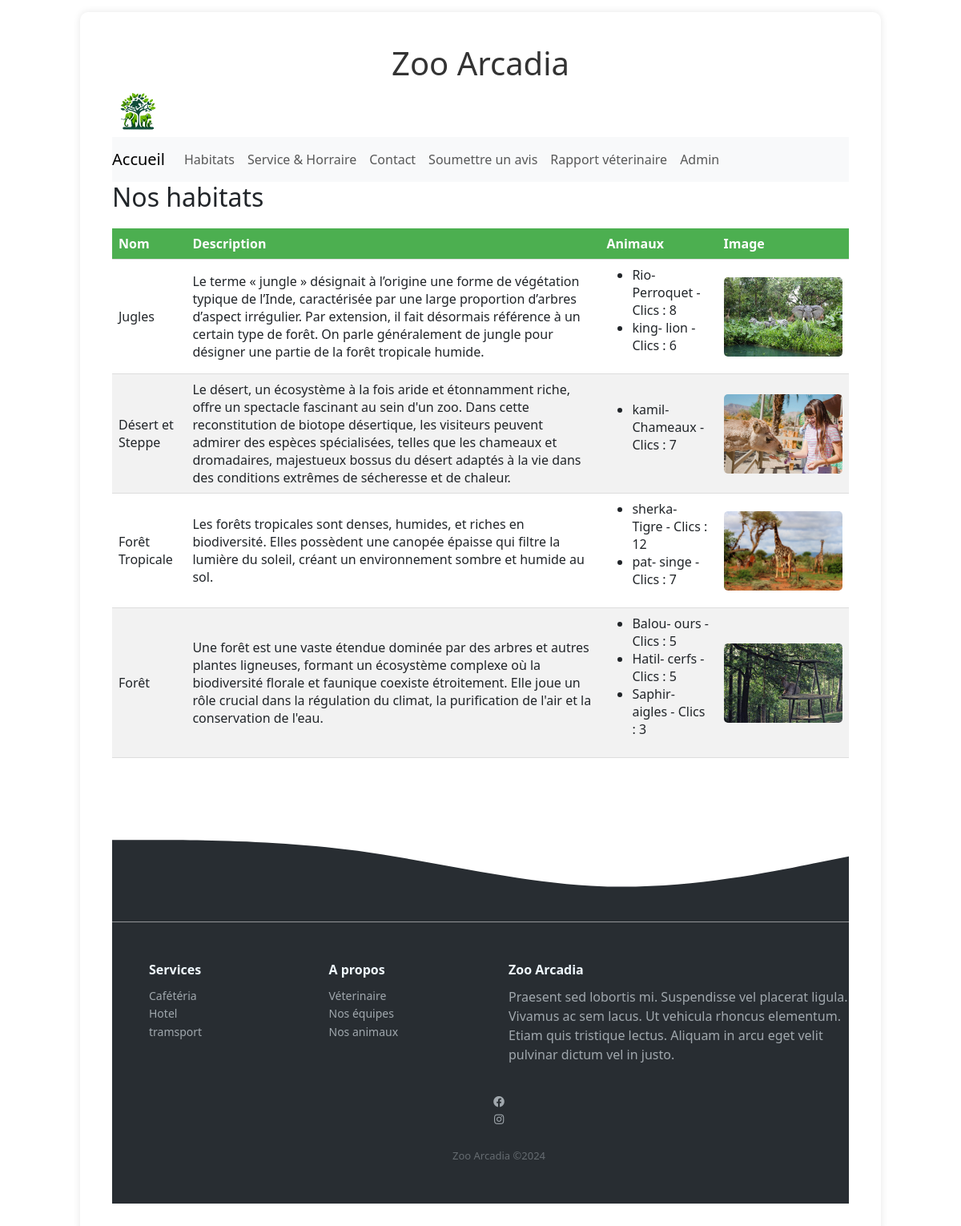
The page /habitat/ on the database as committed earlier.
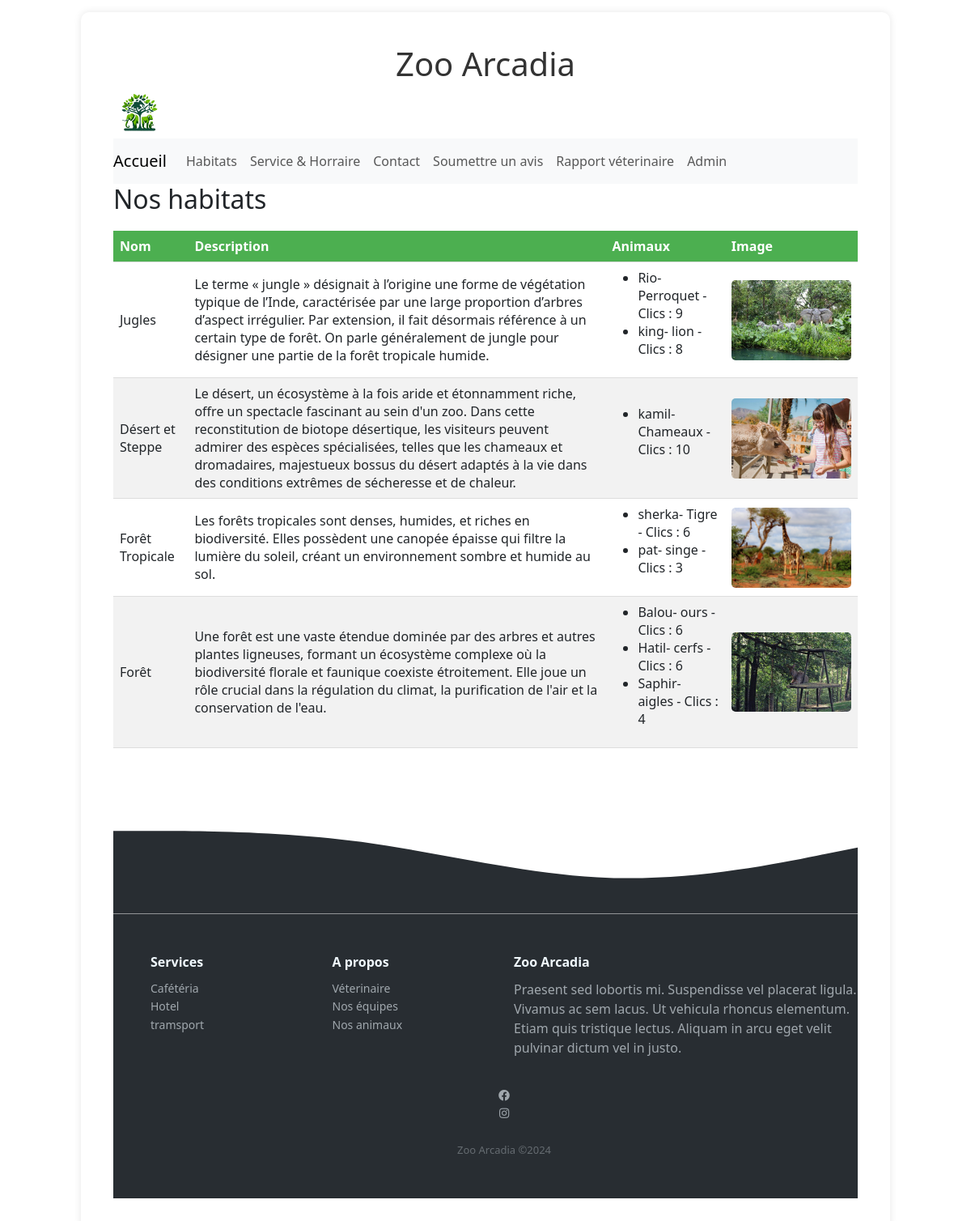
The same page on the database as committed later.
### liste/models.py (models this page shows, shortened)
class Habitat(models.Model):
    nom = models.CharField(max_length=50)
    description = models.TextField()
    commentaire_habitat = models.TextField(null=True, blank=True)

class Animal(models.Model):
    prenom = models.CharField(max_length=50)
    etat = models.CharField(max_length=50)
    habitat = models.ForeignKey(Habitat, related_name='animaux', on_delete=models.CASCADE)
    race = models.ForeignKey(Race, related_name='animaux', on_delete=models.SET_NULL, null=True, default=1)
    image = models.ImageField(upload_to='animals/', verbose_name=_("Image de l'animal"))
    clics = models.IntegerField(default=0)  # Champ pour les cliques sur l'animal

class Race(models.Model):
    label = models.CharField(max_length=50)

class Image(models.Model):
    image_data = models.ImageField(upload_to='images/')
    animal = models.ForeignKey('Animal', related_name='images', on_delete=models.CASCADE)
    habitat = models.ForeignKey('Habitat', related_name='images', on_delete=models.CASCADE, null=True, blank=True)

### liste/views.py (the view)
# urls.py: path('habitat/', views.habitat, name='habitat'),
def habitat(request):
    habitats = Habitat.objects.prefetch_related('animaux', 'images').all()# Préchargez les animaux et les images associées
    context = {'habitats': habitats}
    return render(request, 'liste/habitat.html', context)

### liste/templates/liste/habitat.html (shortened to what this page needs)
{% load static %}
<html lang="fr">
  <head>
    <link
      rel="stylesheet"
      href="https://cdnjs.cloudflare.com/ajax/libs/font-awesome/5.15.3/css/all.min.css"
    />
    <link
      href="https://cdn.jsdelivr.net/npm/bootstrap@5.3.2/dist/css/bootstrap.min.css"
      rel="stylesheet"
    />
    <link
      rel="stylesheet"
      rel="stylesheet"
      href="{% static 'liste/style.css' %}"
    />
  </head>
  <body>
    <div class="main-content">
    <div class="h1-container">
      <h1>Zoo Arcadia</h1>
    </div>
      <header>
        <a class="navbar-brand" href="/">
          <img src="{% static 'liste/images/logo.png' %}" alt="Logo Zoo Arcadia" style="height: 60px;">
      </a>
          <nav class="navbar navbar-expand-lg navbar-light bg-light">
              <a class="navbar-brand" href="/">Accueil</a>
              <div class="collapse navbar-collapse" id="navbarNav">
                <ul class="navbar-nav">
                  <li class="nav-item active">
                    <a class="nav-link" href="/habitat">Habitats <span class="sr-only">(current)</span></a>
                  </li>
                  <li class="nav-item">
                    <a class="nav-link" href="/service">Service & Horraire </a>
                  </li>
                  <li class="nav-item">
                    <a class="nav-link" href="/contact">Contact</a>
                  </li>
                <li class="nav-item">
                  <a class="nav-link" href="/submit_avis">Soumettre un avis</a>
                </li>
              <li class="nav-item">
                <a class="nav-link" href="/rapport">Rapport véterinaire</a>
              </li>
                <li class="nav-item">
                  <a class="nav-link" href="/admin">Admin</a>
                </li>
                </ul>
              </div>
            </nav>
  </head>
  <body>
    <h2>Nos habitats</h2>
<table>
    <thead>
        <tr>
            <th>Nom</th>
            <th>Description</th>
            <th>Animaux</th>
            <th>Image</th>
        </tr>
    </thead>
    <tbody>
        {% for habitat in habitats %}
        <tr>
            <td>{{ habitat.nom }}</td>
            <td>{{ habitat.description }}</td>
            <td>
                {% if habitat.animaux.exists %}
                <ul>
                    {% for animal in habitat.animaux.all %}
                    <li>
                        <span class="animal-name"onmouseover="showImage(this)"
                        onmouseout="hideImage(this)" onclick="incrementClick({{ animal.id }})">
                            {{ animal.prenom }}- {{ animal.race.label }} - Clics : <span id="clicks-count-{{ animal.id }}">{{ animal.clics }}</span>
                        </span>
                    </li>
                    {% endfor %}
                </ul>
                {% else %}
                <p>Aucun animal dans cet habitat.</p>
                {% endif %}
            </td>
            <td>
                {% if habitat.images.exists %}
                <img src="{{ habitat.images.first.image_data.url }}" alt="Image of {{ habitat.nom }}" style="width: 100%; max-width: 700px; height: auto;">
                {% else %}
                <p>Pas d'image disponible.</p>
                {% endif %}
            </td>
        </tr>
        {% endfor %}
    </tbody>
</table>
    <div class="svg-image"><svg xmlns="http://www.w3.org/2000/svg" viewBox="0 0 1440 320">
      <path fill="#282d32" fill-opacity="1" d="M0,160L80,160C160,160,320,160,480,181.3C640,203,800,245,960,250.7C1120,256,1280,224,1360,208L1440,192L1440,320L1360,320C1280,320,1120,320,960,320C800,320,640,320,480,320C320,320,160,320,80,320L0,320Z"></path>
    </svg></div>
<footer>
  <div class="footer-dark">
      <footer>
          <div class="container-media">
              <div class="row">
                  <div class="col-sm-6 col-md-3 item">
                      <h3>Services</h3>
                      <ul>
                          <li><a href="#"> Cafétéria </a></li>
                          <li><a href="#"> Hotel </a></li>
                          <li><a href="#"> tramsport </a></li>
                      </ul>
                  </div>
                  <div class="col-sm-6 col-md-3 item">
                      <h3>A propos</h3>
                      <ul>
                          <li><a href="#">Véterinaire</a></li>
                          <li><a href="#">Nos équipes</a></li>
                          <li><a href="#">Nos animaux</a></li>
                      </ul>
                  </div>
                  <div class="col-md-6 item text">
                      <h3>Zoo Arcadia</h3>
                      <p>Praesent sed lobortis mi. Suspendisse vel placerat ligula.
                         Vivamus ac sem lacus. Ut vehicula rhoncus elementum.
                         Etiam quis tristique lectus. Aliquam in arcu eget velit
                          pulvinar dictum vel in justo.</p>
                  </div>
                  <div>
                  <ul class="text-center">
                    <li>
                        <a class="facebook" href="https://www.facebook.com/votrepagefacebook" target="_blank">
                            <i class="fab fa-facebook" aria-hidden="true"></i>
                        </a>
                    </li>
                    <li>
                        <a class="instagram" href="https://www.instagram.com/votrepageinstagram" target="_blank">
                            <i class="fab fa-instagram" aria-hidden="true"></i>
                        </a>
                    </li>
                </ul>
              <p class="copyright">Zoo Arcadia ©2024</p>
          </div>
      </footer>
  </div>
</div>
</body>
</html>

### liste/static/liste/style.css (style rules this page uses)
.main-content { margin: 15px auto; width: 90%; max-width: 1000px; background-color: #ffffff; padding: 40px; border-radius: 10px; box-shadow: 0 0 10px rgba(12, 5, 5, 0.1); }
.h1-container { text-align: center; animation-name: titel; animation-duration: 2s; }
.container-media { margin-left:5%; }
.footer-dark { padding:50px 0; color:#f0f9ff; background-color:#282d32; }
.footer-dark h3 { margin-top:0; margin-bottom:12px; font-weight:bold; font-size:16px; }
.footer-dark ul { padding:0; list-style:none; line-height:1.6; font-size:14px; margin-bottom:0; }
.footer-dark ul a { color:inherit; text-decoration:none; opacity:0.6; }
.footer-dark .item.text { margin-bottom:36px; }
.footer-dark .item.text p { opacity:0.6; margin-bottom:0; }
.footer-dark .copyright { text-align:center; padding-top:24px; opacity:0.3; font-size:13px; margin-bottom:0; }
table { width: 100%; border-collapse: collapse; margin-top: 20px; }
th, td { padding: 8px; text-align: left; border-bottom: 1px solid #ddd; }
th { background-color: #4CAF50; color: white; }
img { width: 100px; height: auto; border-radius: 5px; }
thead th { position: sticky; top: 0; z-index: 10; }
tr:nth-child(even) { background-color: #f2f2f2; }
h1 { text-align: center; color: #333; }
.navbar-brand img { width: auto; height: 50px; }
.animal-name { cursor: pointer; }

Rows that differ between the two databases and show on the page:
changed Animal "Rio": clics "8" → "9"
changed Animal "king": clics "6" → "8"
changed Animal "kamil": clics "7" → "10"
changed Animal "sherka": clics "12" → "6"
changed Animal "pat": clics "7" → "3"
changed Animal "Balou": clics "5" → "6"
changed Animal "Hatil": clics "5" → "6"
changed Animal "Saphir": clics "3" → "4"
